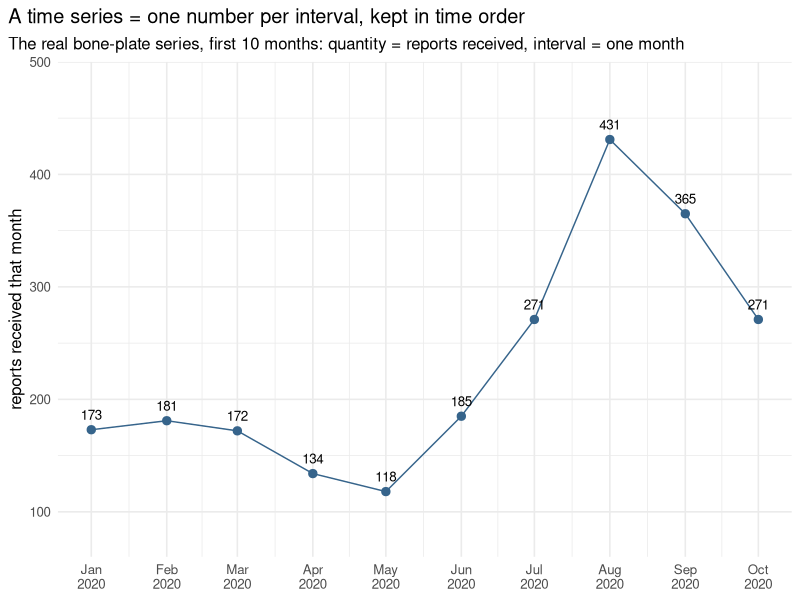
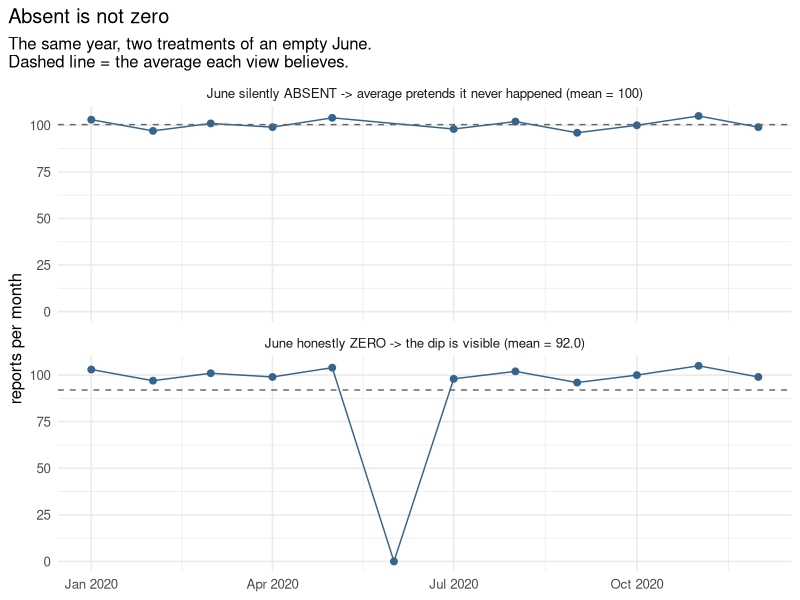
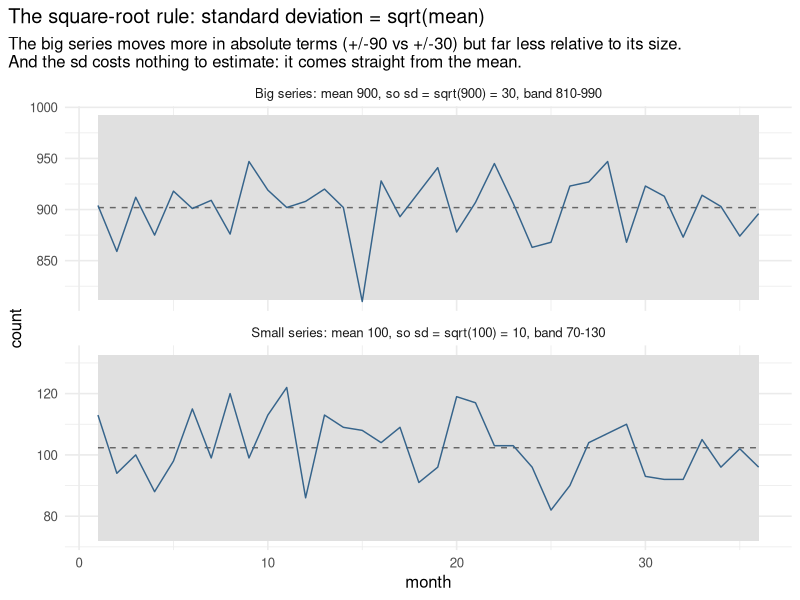
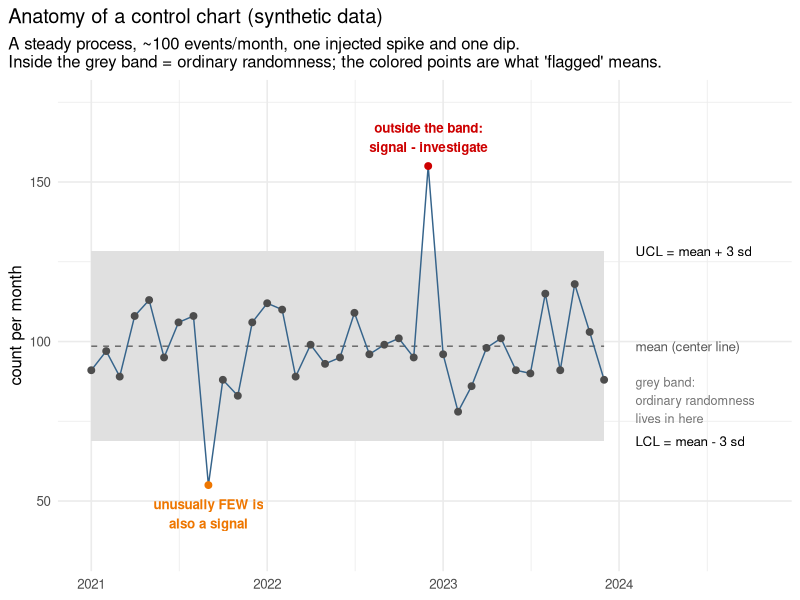
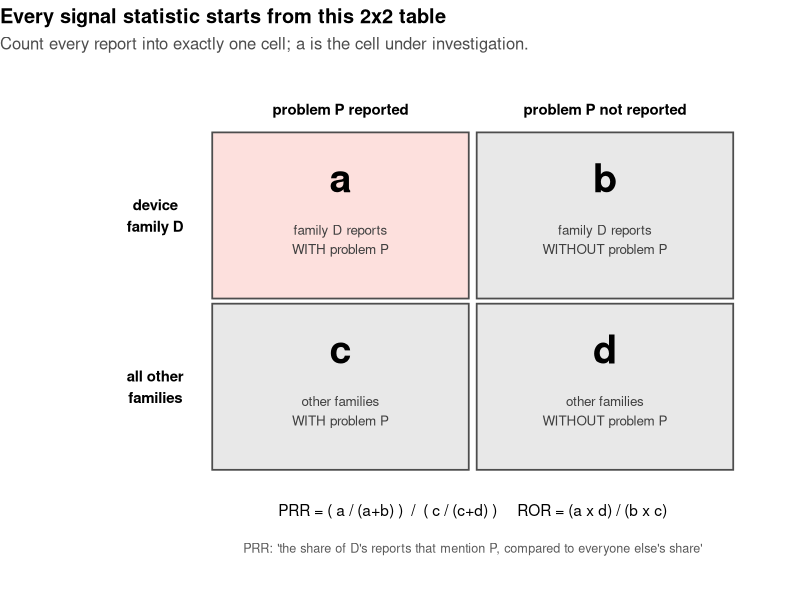
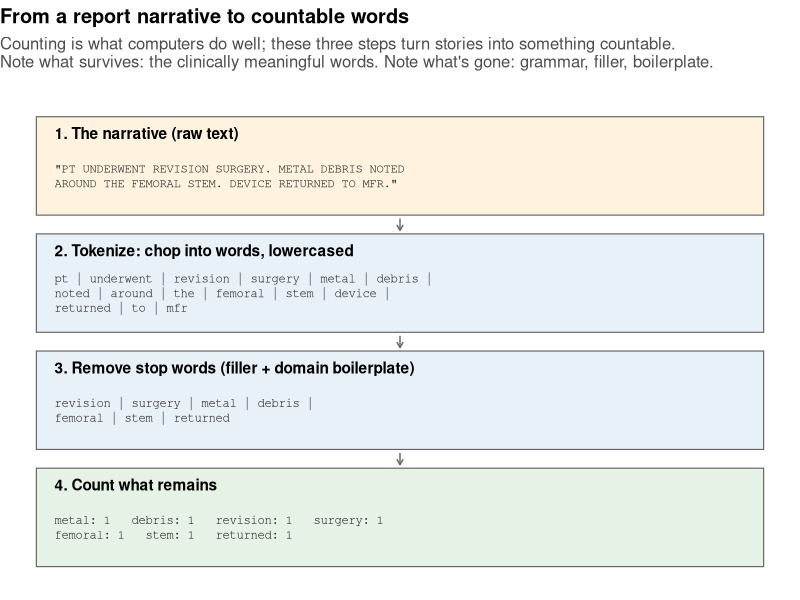

The R source for these figures, in order:
# make_illustrations.R — generates the teaching figures used in docs/
# =====================================================================
# These are ILLUSTRATIONS: small, seeded, partly synthetic datasets
# drawn purely to explain concepts. They are deliberately separate from
# figures/ (which holds outputs computed from the real FDA data).
# Reproducible like everything else: run this file, get these PNGs.
#
#   Rscript docs/img/make_illustrations.R

library(dplyr)
library(tidyr)
library(ggplot2)

set.seed(42)   # fixed seed: same "random" numbers every run
dir.create("docs/img", showWarnings = FALSE)

theme_illus <- theme_minimal(base_size = 12) +
  theme(plot.title.position = "plot",
        legend.position = "none")

# ── 1. What a time series is (real bone-plate values, 2020) ──────────
ts_df <- tibble(
  month = seq.Date(as.Date("2020-01-01"), by = "month", length.out = 10),
  n     = c(173, 181, 172, 134, 118, 185, 271, 431, 365, 271)
)
p1 <- ggplot(ts_df, aes(month, n)) +
  geom_line(color = "steelblue4") +
  geom_point(color = "steelblue4", size = 2.5) +
  geom_text(aes(label = n), vjust = -1, size = 3.4) +
  scale_x_date(date_labels = "%b\n2020", date_breaks = "1 month") +
  scale_y_continuous(limits = c(80, 480)) +
  labs(title = "A time series = one number per interval, kept in time order",
       subtitle = "The real bone-plate series, first 10 months: quantity = reports received, interval = one month",
       x = NULL, y = "reports received that month") +
  theme_illus
ggsave("docs/img/time_series_anatomy.png", p1, width = 8, height = 3.4, dpi = 150)

# ── 2. Absent is not zero ────────────────────────────────────────────
# Eleven months of ~100 reports; June truly had zero.
base <- tibble(
  month = seq.Date(as.Date("2020-01-01"), by = "month", length.out = 12),
  n     = c(103, 97, 101, 99, 104, 0, 98, 102, 96, 100, 105, 99)
)
missing_view <- base |> filter(n > 0) |>
  mutate(view = sprintf("June silently ABSENT -> average pretends it never happened (mean = %.0f)",
                        mean(n)))
zero_view <- base |>
  mutate(view = sprintf("June honestly ZERO -> the dip is visible (mean = %.1f)",
                        mean(n)))
p2 <- bind_rows(missing_view, zero_view) |>
  group_by(view) |> mutate(m = mean(n)) |> ungroup() |>
  # factor with explicit levels: control the panel order (ABSENT on top),
  # instead of ggplot's default alphabetical ordering
  mutate(view = factor(view, levels = c(unique(missing_view$view),
                                        unique(zero_view$view)))) |>
  ggplot(aes(month, n)) +
  geom_line(color = "steelblue4") +
  geom_point(color = "steelblue4", size = 2) +
  geom_hline(aes(yintercept = m), linetype = "dashed", color = "grey40") +
  facet_wrap(~ view, ncol = 1) +
  labs(title = "Absent is not zero",
       subtitle = "The same year, two treatments of an empty June.\nDashed line = the average each view believes.",
       x = NULL, y = "reports per month") +
  theme_illus
ggsave("docs/img/absent_vs_zero.png", p2, width = 8, height = 4.6, dpi = 150)

# ── 3. The square-root rule: sigma = sqrt(mean) ──────────────────────
sq <- bind_rows(
  tibble(month = 1:36, n = rpois(36, 100),
         grp = "Small series: mean 100, so sd = sqrt(100) = 10, band 70-130"),
  tibble(month = 1:36, n = rpois(36, 900),
         grp = "Big series: mean 900, so sd = sqrt(900) = 30, band 810-990")
) |>
  group_by(grp) |>
  mutate(center = mean(n), sigma = sqrt(center),
         ucl = center + 3 * sigma, lcl = center - 3 * sigma) |>
  ungroup()
p3 <- ggplot(sq, aes(month, n)) +
  geom_ribbon(aes(ymin = lcl, ymax = ucl), fill = "grey88") +
  geom_line(aes(y = center), linetype = "dashed", color = "grey40") +
  geom_line(color = "steelblue4") +
  facet_wrap(~ grp, ncol = 1, scales = "free_y") +
  labs(title = "The square-root rule: standard deviation = sqrt(mean)",
       subtitle = "The big series moves more in absolute terms (+/-90 vs +/-30) but far less relative to its size.\nAnd the sd costs nothing to estimate: it comes straight from the mean.",
       x = "month", y = "count") +
  theme_illus
ggsave("docs/img/sqrt_rule.png", p3, width = 8, height = 4.6, dpi = 150)

# ── 4. The control chart, fully annotated ────────────────────────────
n <- rpois(36, 100)
n[9]  <- 55    # an injected dip  (below LCL)
n[24] <- 155   # an injected spike (above UCL)
cc <- tibble(month = seq.Date(as.Date("2021-01-01"), by = "month",
                              length.out = 36),
             n = n) |>
  mutate(center = mean(n), sigma = sqrt(center),
         ucl = center + 3 * sigma, lcl = center - 3 * sigma,
         status = case_when(n > ucl ~ "above", n < lcl ~ "below",
                            TRUE ~ "within"))
lab_x <- max(cc$month) + 65   # annotation column, right of the data
p4 <- ggplot(cc, aes(month, n)) +
  geom_ribbon(aes(ymin = lcl, ymax = ucl), fill = "grey88") +
  geom_line(aes(y = center), linetype = "dashed", color = "grey40") +
  geom_line(color = "steelblue4") +
  geom_point(aes(color = status), size = 2) +
  scale_color_manual(values = c(above = "red3", below = "darkorange2",
                                within = "grey30")) +
  annotate("text", x = lab_x, y = cc$ucl[1], hjust = 0, size = 3.4,
           label = "UCL = mean + 3 sd") +
  annotate("text", x = lab_x, y = cc$center[1], hjust = 0, size = 3.4,
           color = "grey35", label = "mean (center line)") +
  annotate("text", x = lab_x, y = cc$lcl[1], hjust = 0, size = 3.4,
           label = "LCL = mean - 3 sd") +
  annotate("text", x = lab_x, y = cc$center[1] - 1.7 * cc$sigma[1],
           hjust = 0, size = 3.2, color = "grey45",
           label = "grey band:\nordinary randomness\nlives in here") +
  annotate("text", x = cc$month[24], y = cc$n[24] + 9, size = 3.4,
           color = "red3", fontface = "bold",
           label = "outside the band:\nsignal - investigate") +
  annotate("text", x = cc$month[9], y = cc$n[9] - 9, size = 3.4,
           color = "darkorange2", fontface = "bold",
           label = "unusually FEW is\nalso a signal") +
  scale_x_date(limits = c(min(cc$month), max(cc$month) + 320),
               date_labels = "%Y", date_breaks = "1 year") +
  scale_y_continuous(limits = c(35, 175)) +
  labs(title = "Anatomy of a control chart (synthetic data)",
       subtitle = "A steady process, ~100 events/month, one injected spike and one dip.\nInside the grey band = ordinary randomness; the colored points are what 'flagged' means.",
       x = NULL, y = "count per month") +
  theme_illus
ggsave("docs/img/control_chart_anatomy.png", p4, width = 8.6, height = 4.6, dpi = 150)

cat("wrote:", paste(list.files("docs/img", pattern = "png$"), collapse = ", "), "\n")

# ── 5. The 2x2 contingency table behind PRR/ROR (Phase 4) ────────────
cells <- tibble(
  x = c(1, 2, 1, 2),
  y = c(2, 2, 1, 1),
  cell = c("a", "b", "c", "d"),
  desc = c("family D reports\nWITH problem P",
           "family D reports\nWITHOUT problem P",
           "other families\nWITH problem P",
           "other families\nWITHOUT problem P")
)
p5 <- ggplot(cells, aes(x, y)) +
  geom_tile(fill = c("#fde0dd", "#e8e8e8", "#e8e8e8", "#e8e8e8"),
            color = "grey30", linewidth = 0.6, width = 0.97, height = 0.97) +
  geom_text(aes(label = cell), fontface = "bold", size = 10,
            nudge_y = 0.22) +
  geom_text(aes(label = desc), size = 3.4, nudge_y = -0.14,
            color = "grey25") +
  annotate("text", x = 1, y = 2.62, label = "problem P reported",
           size = 3.8, fontface = "bold") +
  annotate("text", x = 2, y = 2.62, label = "problem P not reported",
           size = 3.8, fontface = "bold") +
  annotate("text", x = 0.30, y = 2, label = "device\nfamily D",
           size = 3.8, fontface = "bold") +
  annotate("text", x = 0.30, y = 1, label = "all other\nfamilies",
           size = 3.8, fontface = "bold") +
  annotate("text", x = 1.5, y = 0.28, size = 3.9, label =
    "PRR = ( a / (a+b) )  /  ( c / (c+d) )     ROR = (a x d) / (b x c)") +
  annotate("text", x = 1.5, y = 0.06, size = 3.2, color = "grey35", label =
    "PRR: 'the share of D's reports that mention P, compared to everyone else's share'") +
  scale_x_continuous(limits = c(-0.15, 2.6)) +
  scale_y_continuous(limits = c(-0.1, 2.8)) +
  labs(title = "Every signal statistic starts from this 2x2 table",
       subtitle = "Count every report into exactly one cell; a is the cell under investigation.") +
  theme_void(base_size = 12) +
  theme(plot.title.position = "plot",
        plot.title = element_text(face = "bold"),
        plot.subtitle = element_text(color = "grey30"))
ggsave("docs/img/contingency_2x2.png", p5, width = 7.6, height = 5.2, dpi = 150)
cat("2x2 diagram written\n")

# ── 6. The text-mining pipeline: narrative -> tokens -> counts (Phase 5)
steps <- tibble(
  y = c(4, 3, 2, 1),
  title = c("1. The narrative (raw text)",
            "2. Tokenize: chop into words, lowercased",
            "3. Remove stop words (filler + domain boilerplate)",
            "4. Count what remains"),
  body = c('"PT UNDERWENT REVISION SURGERY. METAL DEBRIS NOTED\nAROUND THE FEMORAL STEM. DEVICE RETURNED TO MFR."',
           "pt | underwent | revision | surgery | metal | debris |\nnoted | around | the | femoral | stem | device |\nreturned | to | mfr",
           "revision | surgery | metal | debris |\nfemoral | stem | returned",
           "metal: 1   debris: 1   revision: 1   surgery: 1\nfemoral: 1   stem: 1   returned: 1")
)
p6 <- ggplot(steps, aes(y = y)) +
  geom_rect(aes(xmin = 0, xmax = 10, ymin = y - 0.42, ymax = y + 0.42),
            fill = c("#fff3e0", "#e8f0f8", "#e8f0f8", "#e5f2e5"),
            color = "grey40", linewidth = 0.4) +
  geom_text(aes(x = 0.25, y = y + 0.28, label = title),
            hjust = 0, size = 3.9, fontface = "bold") +
  geom_text(aes(x = 0.25, y = y - 0.09, label = body),
            hjust = 0, size = 3.1, family = "mono", color = "grey20",
            lineheight = 1.0) +
  annotate("segment", x = 5, xend = 5, y = c(3.55, 2.55, 1.55),
           yend = c(3.45, 2.45, 1.45),
           arrow = arrow(length = unit(0.16, "cm")), color = "grey40") +
  scale_x_continuous(limits = c(0, 10)) +
  scale_y_continuous(limits = c(0.5, 4.6)) +
  labs(title = "From a report narrative to countable words",
       subtitle = "Counting is what computers do well; these three steps turn stories into something countable.\nNote what survives: the clinically meaningful words. Note what's gone: grammar, filler, boilerplate.") +
  theme_void(base_size = 12) +
  theme(plot.title = element_text(face = "bold"),
        plot.subtitle = element_text(color = "grey30"),
        plot.title.position = "plot")
ggsave("docs/img/text_mining_pipeline.png", p6, width = 8.4, height = 5.4, dpi = 150)
cat("text-mining pipeline diagram written\n")
